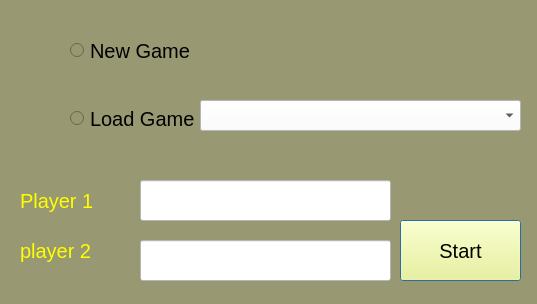
<?xml version="1.0" encoding="UTF-8"?>
<ui version="4.0">
 <class>new_game</class>
 <widget class="QDialog" name="new_game">
  <property name="geometry">
   <rect>
    <x>0</x>
    <y>0</y>
    <width>537</width>
    <height>304</height>
   </rect>
  </property>
  <property name="windowTitle">
   <string>New Game</string>
  </property>
  <property name="styleSheet">
   <string notr="true">background-color: rgb(152, 152, 114);</string>
  </property>
  <widget class="QPushButton" name="start_button">
   <property name="geometry">
    <rect>
     <x>400</x>
     <y>220</y>
     <width>121</width>
     <height>61</height>
    </rect>
   </property>
   <property name="font">
    <font>
     <pointsize>15</pointsize>
    </font>
   </property>
   <property name="cursor">
    <cursorShape>PointingHandCursor</cursorShape>
   </property>
   <property name="styleSheet">
    <string notr="true">background-color: rgb(255, 255, 127);</string>
   </property>
   <property name="text">
    <string>Start</string>
   </property>
  </widget>
  <widget class="QRadioButton" name="radioButton_1">
   <property name="geometry">
    <rect>
     <x>70</x>
     <y>30</y>
     <width>191</width>
     <height>41</height>
    </rect>
   </property>
   <property name="font">
    <font>
     <pointsize>15</pointsize>
    </font>
   </property>
   <property name="text">
    <string>New Game</string>
   </property>
  </widget>
  <widget class="QRadioButton" name="radioButton_2">
   <property name="geometry">
    <rect>
     <x>70</x>
     <y>110</y>
     <width>131</width>
     <height>17</height>
    </rect>
   </property>
   <property name="font">
    <font>
     <pointsize>15</pointsize>
    </font>
   </property>
   <property name="text">
    <string>Load Game</string>
   </property>
  </widget>
  <widget class="QComboBox" name="game_combo">
   <property name="geometry">
    <rect>
     <x>200</x>
     <y>100</y>
     <width>321</width>
     <height>31</height>
    </rect>
   </property>
   <property name="cursor">
    <cursorShape>PointingHandCursor</cursorShape>
   </property>
   <property name="styleSheet">
    <string notr="true">background-color: rgb(255, 255, 255);</string>
   </property>
  </widget>
  <widget class="QLineEdit" name="lineEdit">
   <property name="geometry">
    <rect>
     <x>140</x>
     <y>180</y>
     <width>251</width>
     <height>41</height>
    </rect>
   </property>
   <property name="font">
    <font>
     <pointsize>12</pointsize>
    </font>
   </property>
   <property name="styleSheet">
    <string notr="true">background-color: rgb(255, 255, 255);</string>
   </property>
  </widget>
  <widget class="QLineEdit" name="lineEdit_2">
   <property name="geometry">
    <rect>
     <x>140</x>
     <y>240</y>
     <width>251</width>
     <height>41</height>
    </rect>
   </property>
   <property name="font">
    <font>
     <pointsize>12</pointsize>
    </font>
   </property>
   <property name="styleSheet">
    <string notr="true">background-color: rgb(255, 255, 255);</string>
   </property>
  </widget>
  <widget class="QLabel" name="player_1_name_2">
   <property name="geometry">
    <rect>
     <x>20</x>
     <y>170</y>
     <width>91</width>
     <height>61</height>
    </rect>
   </property>
   <property name="font">
    <font>
     <pointsize>15</pointsize>
    </font>
   </property>
   <property name="styleSheet">
    <string notr="true">color: rgb(255, 255, 0);</string>
   </property>
   <property name="text">
    <string>Player 1</string>
   </property>
  </widget>
  <widget class="QLabel" name="player_1_name_3">
   <property name="geometry">
    <rect>
     <x>20</x>
     <y>220</y>
     <width>91</width>
     <height>61</height>
    </rect>
   </property>
   <property name="font">
    <font>
     <pointsize>15</pointsize>
    </font>
   </property>
   <property name="styleSheet">
    <string notr="true">color: rgb(255, 255,0);</string>
   </property>
   <property name="text">
    <string>player 2</string>
   </property>
  </widget>
 </widget>
 <resources/>
 <connections/>
</ui>
